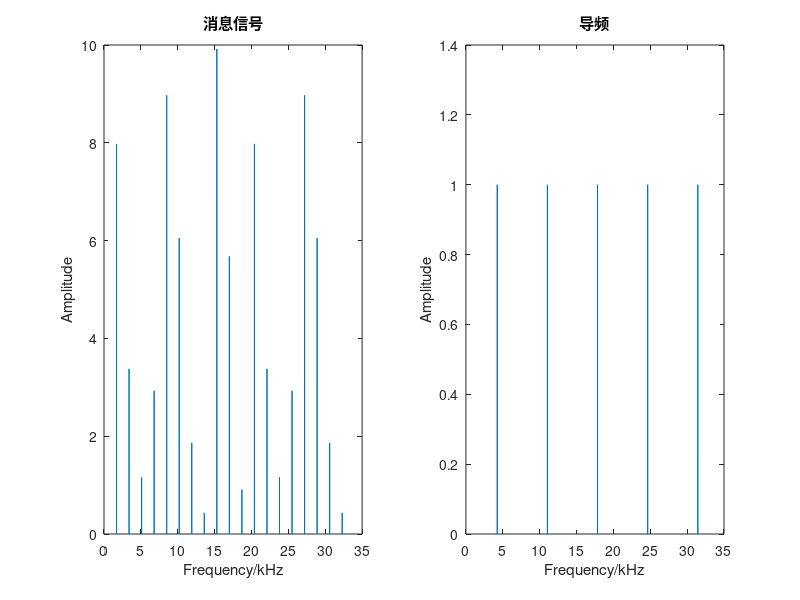
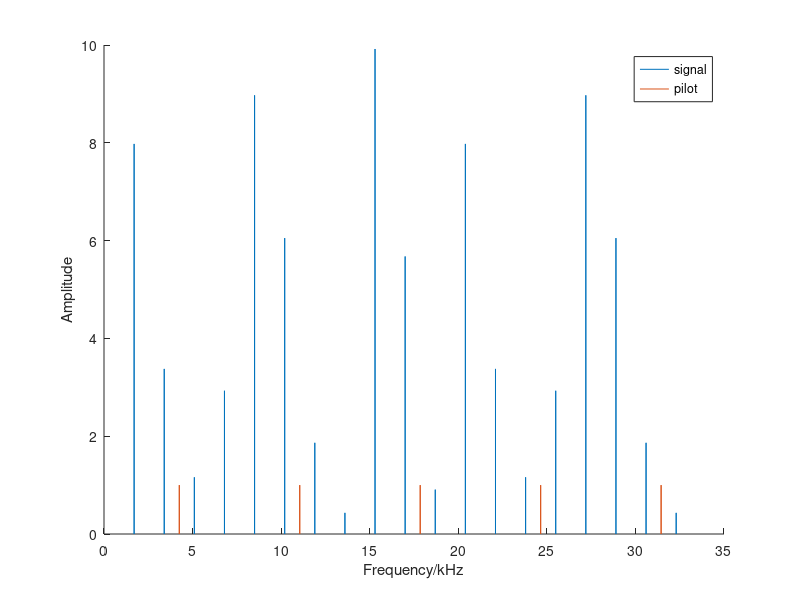
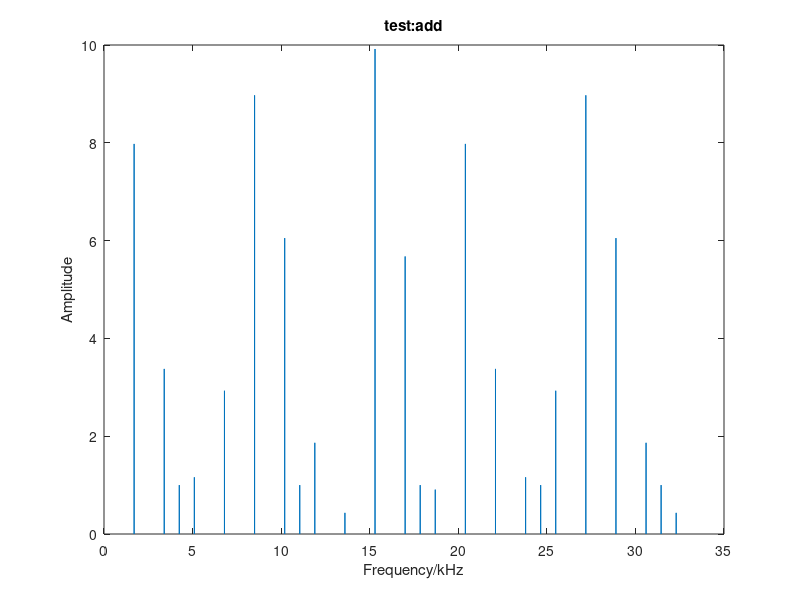

Reproduce these figures in MATLAB, in order.
%改变signal-generation中的前缀位置
clear;
clc;
clf;
%%一、信号生成

%可调参数
B = 2e4; %带宽改为2M，先仿少一点的
CP = 8; %小于子载波个数，改为106
f_inter = 1700;
%1.1 参数设置与消息序列
B_c = B + CP * f_inter;%前缀拓展了的带宽
Fs = 2 * B_c; %采样频率2B
f_0 = [f_inter:f_inter:B];%数据子载波频域位置
f = [f_inter: f_inter: B_c]; %所有子载波频域位置
N_carrier = length(f_0); %数据子载波个数length(f)
t = 0:1 / Fs:10 - 1 / Fs; % 改为100, 0-9.98s 一共1e5,10*fs=1e5
a_0 = 10 * rand(1, N_carrier); %CP前的消息序列，幅度为10
x=a_0(end-CP+1:end);%1*3
a = [a_0(end-CP+1:end), a_0];%添加了CP载波的消息序列，正确
%a = [a_0, a_0(N_carrier - 2 * CP + 1:end)]; %添加了CP的消息序列,106个CP

%1.2 信号
y_signal_t = 0; %复合的1024个子载波之和，时域载波

for i = 1:length(f)
    y_signal_t = y_signal_t + a(i) * sin(2 * pi * f(i) * t);
end

N = length(y_signal_t); % N
f3 = (N / 2:N - 1) * Fs / N - Fs / 2; %频率范围0-BHz
f4 = f3 / 1000;
y2 = abs(fftshift(fft(y_signal_t)));
y_signal_f = 2 * y2(N / 2:N - 1)/N; %幅值修正得到真实幅值

%%
%y_signal_f按照f4绘图是正确消息数值。
%数据特别小应该是其他频点趋近于零
%%
%1.3 导频
p_f_location = [2.5*f_inter:4*f_inter:B_c];%对含有前缀的所有子载波加导频，位置不应与信号重叠
p_t = 0; %复合的1024+CP个子载波之和，时域载波

for i = 1:length(p_f_location)
    p_t = p_t + sin(2 * pi * p_f_location(i) * t);
end

N_p = length(p_t); % N
%p_f3 = (N_p / 2:N_p - 1) * Fs / N_p - Fs / 2; %频率范围0Hz-B_cHz
p2 = abs(fftshift(fft(p_t)));
p_f = 2 * p2(N_p / 2:N_p - 1) / N_p; %幅值修正得到真实幅值
%p_f4 = p_f3 / 1000;

%%test
p_f_location(1)
p_f(p_f_location(1))
%%
%f4-p_f4=0;

%%信号与导频生成绘图
figure();
subplot(121);
plot(f4, y_signal_f);
title('消息信号');
xlabel('Frequency/kHz');
ylabel('Amplitude');
subplot(122);
plot(f4, p_f);%f4为全部频点范围，需要找到导频位置
%plot(p_f_location,p_f(p_f_location));
title('导频');
xlabel('Frequency/kHz');
ylabel('Amplitude');

figure(); hold on
plot(f4, y_signal_f);
plot(f4, p_f);%p_f4=f4覆盖了，所以可以通用f4
legend('signal', 'pilot');
xlabel('Frequency/kHz');
ylabel('Amplitude');

y_add = y_signal_f + p_f;
%y_add中提取pilot
%f4仅仅是所有频点横轴，赋信号就是信号
%需要找到导频位置，从add中取出
%f4-p_f!=0;
figure()
plot(f4,y_add);
title('test:add');
xlabel('Frequency/kHz');
ylabel('Amplitude');
%%二、信道（以double-flat为例，需要替换为瑞利）
%从y_add频域复合信号得到y_recv_f

% h = 0.5;
% SNR = 1;
% %y_recv = (h .* y_add);
% %y_recv_channel = awgn(y_recv, SNR);
% y_recv_channel = ifft(y_add);
% figure
% hold on
% plot(f4,y_add);
% plot(f4,y_recv_channel);
% legend('orig', ' through-channel');
% xlabel('Frequency/kHz');
% ylabel('Amplitude');
%y_recv_f = fft(y_recv_channel);
y_recv_f=y_signal_f;%简化，理想条件相等

%%三、信道估计（频域）
%找到导频位置替代F4
p_rec = y_recv_f(p_f_location);
H_estimation = p_rec; %./ p_f(p_f4);%除以1

%%四、插值扩展
%分段线性插值：插值点处函数值由连接其最邻近的两侧点的线性函数预测。对超出已知点集的插值点用指定插值方法计算函数值
%H_est_interp = interp1(p_f(1:end)', H_estimation, f(1:end)', 'linear', 'extrap');
%H_est_interp为什么是列向量